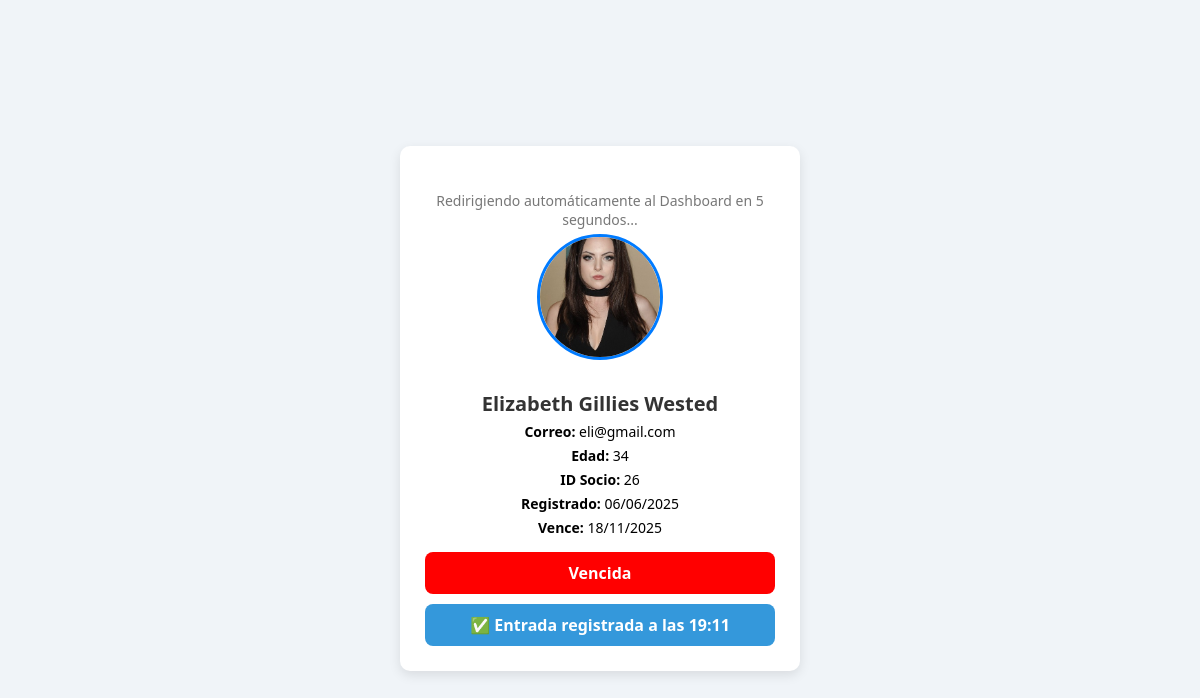
The page /Backend/validar_socio.php?id=26 on the database its author committed.
### tables this page shows
CREATE TABLE `socios` (
  `id` int(11) NOT NULL,
  `nombre` varchar(100) NOT NULL,
  `apellido_paterno` varchar(100) DEFAULT NULL,
  `apellido_materno` varchar(100) DEFAULT NULL,
  `correo` varchar(100) NOT NULL,
  `telefono` varchar(15) DEFAULT NULL,
  `fecha_registro` date NOT NULL,
  `fecha_nacimiento` date NOT NULL,
  `edad` int(11) NOT NULL,
  `membresia_activa` tinyint(1) DEFAULT '1',
  `fecha_vencimiento` date DEFAULT NULL,
  `foto_perfil` varchar(255) DEFAULT NULL
);

### Backend/validar_socio.php (the view, shortened to what this page needs)
<?php
include 'conexion.php';
$id = $_GET['id'] ?? null;
$sql = "SELECT * FROM socios WHERE id = ?";
$stmt = $conexion->prepare($sql);
$stmt->bind_param("i", $id);
$stmt->execute();
$resultado = $stmt->get_result();
$socio = $resultado->fetch_assoc();
$mensajeRegistro = '';
$fechaHoy = date('Y-m-d');
$sqlDiaCompleto = "SELECT * FROM registros_acceso
                   WHERE socio_id = ? AND fecha = ? AND hora_entrada IS NOT NULL AND hora_salida IS NOT NULL";
$stmtDiaCompleto = $conexion->prepare($sqlDiaCompleto);
$stmtDiaCompleto->bind_param("is", $id, $fechaHoy);
$stmtDiaCompleto->execute();
$resDiaCompleto = $stmtDiaCompleto->get_result();
if ($resDiaCompleto->num_rows > 0) {
    $mensajeRegistro = "⚠️ Ya se registró una entrada y salida hoy.";
} else {
    $sqlCheck = "SELECT * FROM registros_acceso
                WHERE socio_id = ? AND fecha = ? AND hora_salida IS NULL
                ORDER BY id DESC LIMIT 1";
    $stmtCheck = $conexion->prepare($sqlCheck);
    $stmtCheck->bind_param("is", $id, $fechaHoy);
    $stmtCheck->execute();
    $resCheck = $stmtCheck->get_result();
    if ($resCheck->num_rows === 0) {
        $hora = date('H:i');
        $mensajeRegistro = "✅ Entrada registrada a las $hora";
    }
}
$hoy = new DateTime();
$fechaVencimiento = new DateTime($socio['fecha_vencimiento']);
$estado = '';
if ($fechaVencimiento < $hoy) {
    $estado = 'Vencida';
} else {
    $estado = 'Activa';
    $colorEstado = 'green';
}
?>
<!DOCTYPE html>
<html lang="es">
<head>
</head>
<body>
    <div class="credencial">
        <p style="margin-top: 20px; color: #777;">Redirigiendo automáticamente al Dashboard en 5 segundos...</p>
        <img src="<?= $socio['foto_perfil'] ?>" alt="Foto del socio">
        <h2><?= htmlspecialchars($socio['nombre'] . ' ' . $socio['apellido_paterno'] . ' ' . $socio['apellido_materno']) ?></h2>
        <p><strong>Correo:</strong> <?= htmlspecialchars($socio['correo']) ?></p>
        <p><strong>Edad:</strong> <?= $socio['edad'] ?></p>
        <p><strong>ID Socio:</strong> <?= $socio['id'] ?></p>
        <p><strong>Registrado:</strong> <?= date('d/m/Y', strtotime($socio['fecha_registro'])) ?></p>
        <p><strong>Vence:</strong> <?= date('d/m/Y', strtotime($socio['fecha_vencimiento'])) ?></p>
        <div class="estado">
            <?= htmlspecialchars($estado) ?>
        </div>
        <?php if (!empty($mensajeRegistro)) : ?>
        <div class="mensaje-registro <?= strpos($mensajeRegistro, '⚠️') !== false ? 'amarillo' : 'azul' ?>">
            <?= htmlspecialchars($mensajeRegistro) ?>
        </div>
        <?php endif; ?>
    </div>
</body>
</html>

### rows shown on the page
socios: foto_perfil (picture), nombre+apellido_paterno+apellido_materno "Elizabeth Gillies Wested", correo "eli@gmail.com", edad "34", id "26", fecha_registro "06/06/2025", fecha_vencimiento "18/11/2025", fecha_vencimiento "Vencida"

### other values the page prints
$mensajeRegistro "✅ Entrada registrada a las 19:11"
